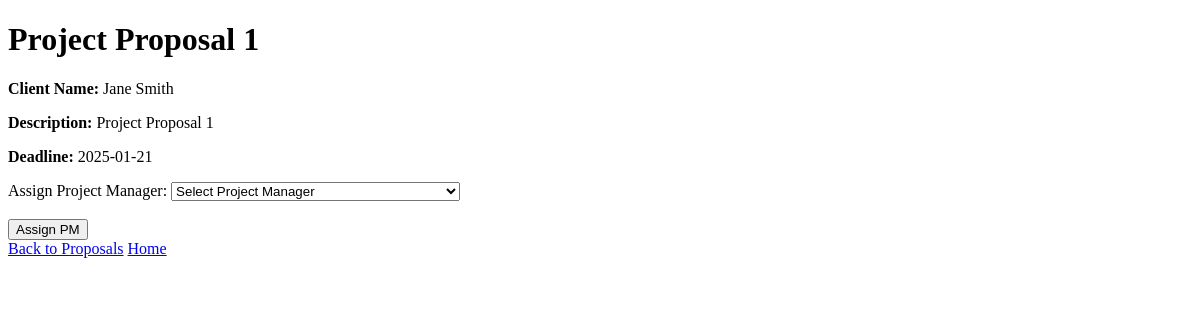
The page /controller/admin-project-controller.php?action=view_proposal&project_id=11 (signed in) on the database its author committed.
### tables this page shows
CREATE TABLE `projects` (
  `project_id` int(11) NOT NULL,
  `client_id` int(11) NOT NULL,
  `pm_id` int(11) DEFAULT NULL,
  `name` varchar(100) NOT NULL,
  `description` text NOT NULL,
  `start_date` date DEFAULT NULL,
  `deadline` date NOT NULL,
  `status` varchar(50) NOT NULL DEFAULT 'Pending Approval',
  `type` varchar(50) NOT NULL DEFAULT 'Proposal',
  `client_feedback` text DEFAULT NULL,
  `progress` decimal(5,2) DEFAULT 0.00
);

CREATE TABLE `usr` (
  `userid` int(11) NOT NULL,
  `firstname` varchar(255) NOT NULL,
  `lastname` varchar(255) NOT NULL,
  `name` varchar(255) NOT NULL,
  `email` varchar(255) NOT NULL,
  `password` varchar(255) NOT NULL,
  `roleid` int(11) DEFAULT NULL,
  `profile_picture` longblob DEFAULT NULL
);

### model/project-model.php (called while the page is built, shortened)
<?php
function getProjectInfo($projectId) {
    $conn = getDbConnection();
    $sql = "SELECT *
            FROM projects
            WHERE project_id = ?";
    $stmt = $conn->prepare($sql);
    $stmt->bind_param("i", $projectId);
    $stmt->execute();
    $result = $stmt->get_result();
    $projectInfo = $result->fetch_assoc();
    return $projectInfo;
}
?>

### model/user-model.php (called while the page is built, shortened)
<?php
function getUserInfo($userId)
{
    $conn = getDbConnection();
    $sql = "SELECT userid, firstname, lastname, name, email, roleid
            FROM usr
            WHERE userid = ?";
    $stmt = $conn->prepare($sql);
    $stmt->bind_param("i", $userId);
    $stmt->execute();
    $result = $stmt->get_result();
    $user = $result->fetch_assoc();
    return $user;
}
function getUserName($userId)
{
    $userInfo = getUserInfo($userId);
    $firstname = $userInfo['firstname'] ?? 'Unassigned';
    $lastname = $userInfo['lastname'] ?? '';
    return trim("$firstname $lastname");
}
?>

### view/admin-proposal-view.php (the view, shortened to what this page needs)
<!DOCTYPE html>
<html lang="en">
<head>
    <link rel="stylesheet" href="../css/styles.css">
</head>
<body>
<h1><?php echo $project['name']; ?></h1>
<p><strong>Client Name:</strong> <?php echo $clientName; ?></p>
<p><strong>Description:</strong> <?php echo $project['description']; ?></p>
<p><strong>Deadline:</strong> <?php echo $project['deadline']; ?></p>
<form action="../controller/admin-project-controller.php?action=assign_pm" method="post">
    <label for="pm_id">Assign Project Manager:</label>
    <select id="pm_id" name="pm_id" required>
        <option value="">Select Project Manager</option>
    </select><br><br>
    <button type="submit">Assign PM</button>
</form>
<a href="../controller/admin-project-controller.php?action=show_all_proposals">Back to Proposals</a>
<a href="../controller/user-dashboard-controller.php">Home</a>
</body>
</html>

### rows shown on the page
projects: name "Project Proposal 1", client.lastname "Jane Smith", description "Project Proposal 1", deadline "2025-01-21"
